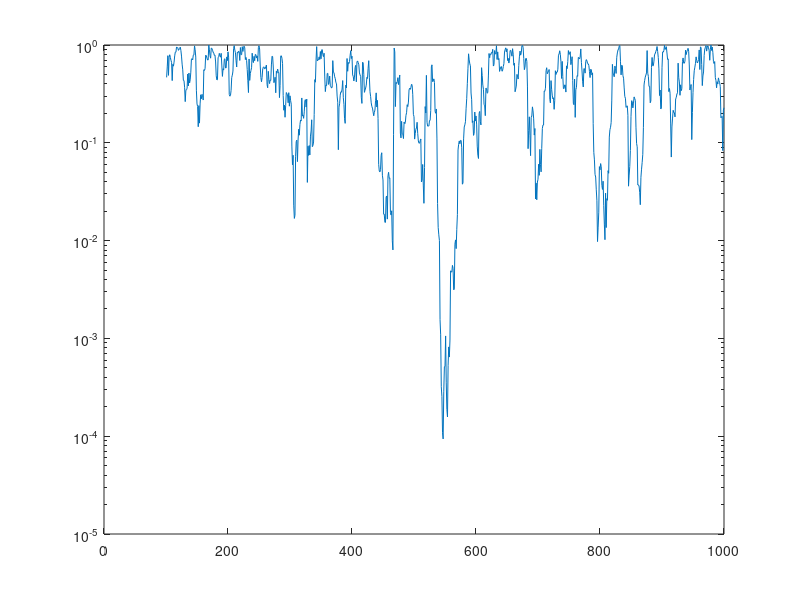

This chart was generated by the following MATLAB code:
function [time, p] = find_lat_rev()
A = 10;
fs = 100;
t = 5;
timeaxis = 0:1/fs:((fs*t)-1)/fs;
% make the data
mu = 5;
sigma = mu*0.20;
y2 = A + sigma*randn(size(timeaxis)) + mu;  % this used to be y1
sigma = mu*0.36;
y1 = A + sigma*randn(size(timeaxis)) + mu;  % this used to be y2
y = [y1 y2];

h = zeros(1000,1);
p = zeros(1000,1);

% iterate through data
for i = 101:length(y)
    a = y(i-100:i-51);
    b = y(i-50:i-1);
    [h(i),p(i)] = vartest2(a,b);    % Two-sample F-test
end
semilogy(p);

% "find" finds any value in array p less than the filter threshold of
% 0.005. It only looks at valid time points (t<1s). Because of that,
% returned values (array indicies) are offset by 100 (sample rate and
% all that).
lat = (find(p(101:1000,:)<0.005)+100);

% latency time *should* be the first index of lat. I could run a check here
% to see if it isn't to test the efficacy of the threshold. Instead I
% just return the first value after 5 seconds
time = lat(find(lat>501,1));